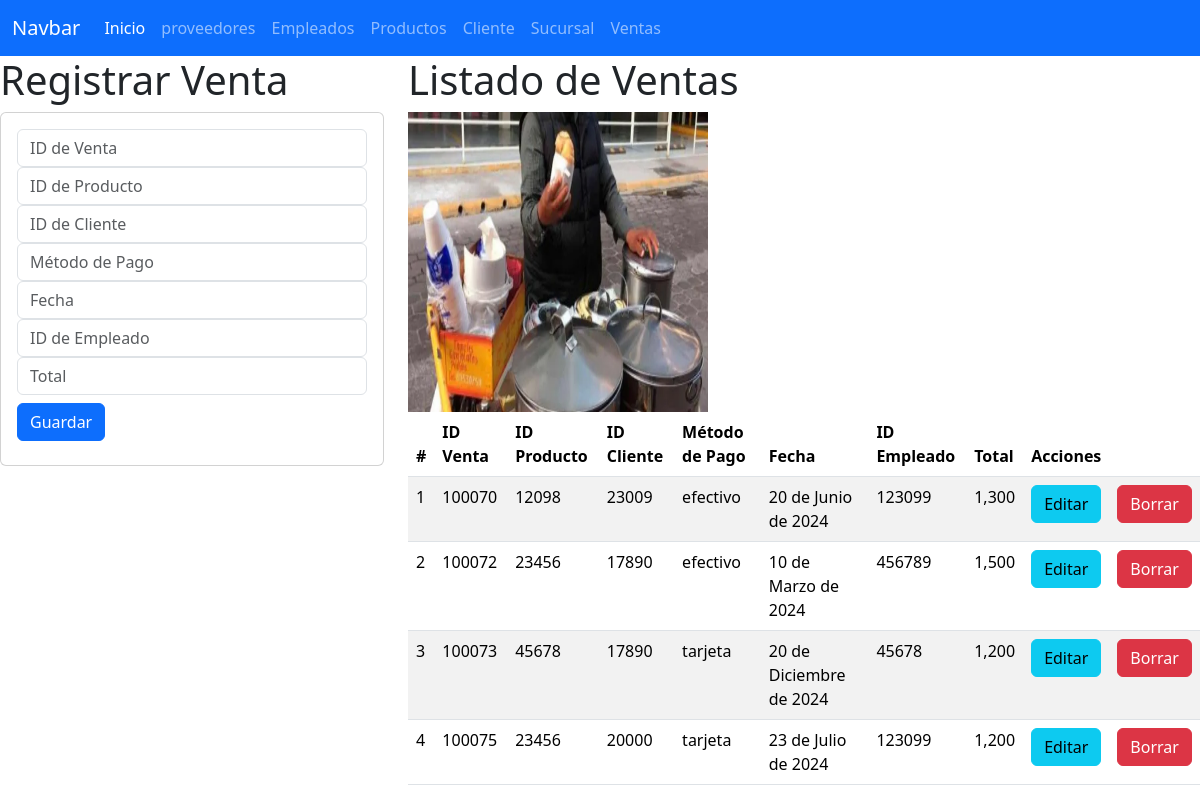
The app's page /inicio_vistaVentas with its own data.
### Ventas_app/models.py (models this page shows, shortened)
class Ventas(models.Model):
    id_venta = models.IntegerField(primary_key=True)
    id_producto = models.IntegerField(max_length=6)
    id_cliente = models.IntegerField(max_length=6)  # Corregido
    metodo_pago = models.CharField(max_length=100)  # Cambiado a CharField
    fecha = models.DateField(max_length=100)
    id_empleado = models.CharField(max_length=6)
    total = models.CharField(max_length=100)

### Ventas_app/views.py (the view)
# urls.py: path("inicio_vistaVentas", views.inicio_vistaVentas, name="inicio_vistaVentas"),
def inicio_vistaVentas(request):
    lasventas = Ventas.objects.all()
    return render(request, "gestionarVentas.html", {"misventas": lasventas})

### Ventas_app/templates/gestionarVentas.html (shortened to what this page needs)
{% extends "base.html" %}
{% load static %}
{% block cuerpo %}
<div class="row">
    <div class="col-sm-12 col-md-4 col-lg-4 col-xl-4">
        <h1>Registrar Venta</h1>
        <div class="card">
            <div class="card-body">
                <form action="/registrarVenta/" method="POST">
                    <div class="form-group">
                        <input type="text" id="txtid_venta" name="txtid_venta" class="form-control" placeholder="ID de Venta" minLength="6" maxLength="6" required>
                    </div>
                    <div class="form-group">
                        <input type="text" id="txtid_producto" name="txtid_producto" class="form-control" placeholder="ID de Producto" maxLength="6" required>
                    </div>
                    <div class="form-group">
                        <input type="text" id="txtid_cliente" name="txtid_cliente" class="form-control" placeholder="ID de Cliente" maxLength="6" required>
                    </div>
                    <div class="form-group">
                        <input type="text" id="txtmetodo_pago" name="txtmetodo_pago" class="form-control" placeholder="Método de Pago" maxLength="100" required>
                    </div>
                    <div class="form-group">
                        <input type="text" id="txtfecha" name="txtfecha" class="form-control" placeholder="Fecha" maxLength="100" required>
                    </div>
                    <div class="form-group">
                        <input type="text" id="txtid_empleado" name="txtid_empleado" class="form-control" placeholder="ID de Empleado" maxLength="6" required>
                    </div>
                    <div class="form-group">
                        <input type="text" id="txttotal" name="txttotal" class="form-control" placeholder="Total" maxLength="100" required>
                    </div>
                    <div class="form-group py-2">
                        <button type="submit" class="btn btn-primary">Guardar</button>
                    </div>
                </form>
            </div>
        </div>
    </div>
    <div class="col-sm-12 col-md-8 col-lg-8 col-xl-8">
        <h1>Listado de Ventas</h1>
        <img src="{% static "img/local.jpg" %}" alt="alexis" width="300" height="300">
        <div class="table-responsive">
            <table class="table table-striped">
                <thead>
                    <tr>
                        <th scope="col">#</th>
                        <th scope="col">ID Venta</th>
                        <th scope="col">ID Producto</th>
                        <th scope="col">ID Cliente</th>
                        <th scope="col">Método de Pago</th>
                        <th scope="col">Fecha</th>
                        <th scope="col">ID Empleado</th>
                        <th scope="col">Total</th>
                        <th colspan="2">Acciones</th>
                    </tr>
                </thead>
                <tbody>
                    {% for m in misventas %}
                    <tr>
                        <td>{{ forloop.counter }}</td>
                        <td>{{ m.id_venta }}</td>
                        <td>{{ m.id_producto }}</td>
                        <td>{{ m.id_cliente }}</td>
                        <td>{{ m.metodo_pago }}</td>
                        <td>{{ m.fecha }}</td>
                        <td>{{ m.id_empleado }}</td>
                        <td>{{ m.total }}</td>
                        <td><a href="seleccionarVenta/{{ m.id_venta }}" class="btn btn-info">Editar</a></td>
                        <td><a href="borrarVenta/{{ m.id_venta }}" class="btn btn-danger">Borrar</a></td>
                    </tr>
                    {% endfor %}
                </tbody>
            </table>
        </div>
    </div>
</div>
{% endblock %}

### templates/base.html (shortened to what this page needs)
{% load static %}
<!doctype html>
<html lang="en">
  <head>
    <link href="https://cdn.jsdelivr.net/npm/bootstrap@5.3.3/dist/css/bootstrap.min.css" rel="stylesheet">
  </head>
  <body>
    <nav class="navbar navbar-expand-lg bg-primary" data-bs-theme="dark">
        <div class="container-fluid">
          <a class="navbar-brand" href="#">Navbar</a>
          <div class="collapse navbar-collapse" id="navbarNav">
            <ul class="navbar-nav">
              <li class="nav-item">
                <a class="nav-link active" aria-current="page" href="/">Inicio</a>
              </li>
              <li class="nav-item">
                <a class="nav-link" href="{% url "inicio_vistaProveedor" %}">proveedores</a>
              </li>
              <li class="nav-item">
                <a class="nav-link" href="{% url "inicio_vistaEmpleado" %}">Empleados</a>
              </li>
              <li class="nav-item">
                <a class="nav-link" href="{% url "inicio_vistaProducto" %}">Productos</a>
              </li>
              <li class="nav-item">
                <a class="nav-link" href="{% url "gestionarCliente" %}">Cliente</a>
              </li>
              <li class="nav-item">
                <a class="nav-link" href="{% url "inicio_vistaSucursal" %}">Sucursal</a>
              </li>
              <li class="nav-item">
                <a class="nav-link" href="{% url "inicio_vistaVentas" %}">Ventas</a>
              </li>
            </ul>
          </div>
        </div>
      </nav>
    {% block cuerpo %}{% endblock %}
  </body>
</html>

### records on screen
Ventas: id_venta "100070", id_producto "12098", id_cliente "23009", metodo_pago "efectivo", fecha "20 de Junio de 2024", id_empleado "123099", total "1,300"
Ventas: id_venta "100072", id_producto "23456", id_cliente "17890", metodo_pago "efectivo", fecha "10 de Marzo de 2024", id_empleado "456789", total "1,500"
Ventas: id_venta "100073", id_producto "45678", id_cliente "17890", metodo_pago "tarjeta", fecha "20 de Diciembre de 2024", id_empleado "45678", total "1,200"
Ventas: id_venta "100075", id_producto "23456", id_cliente "20000", metodo_pago "tarjeta", fecha "23 de Julio de 2024", id_empleado "123099", total "1,200"
